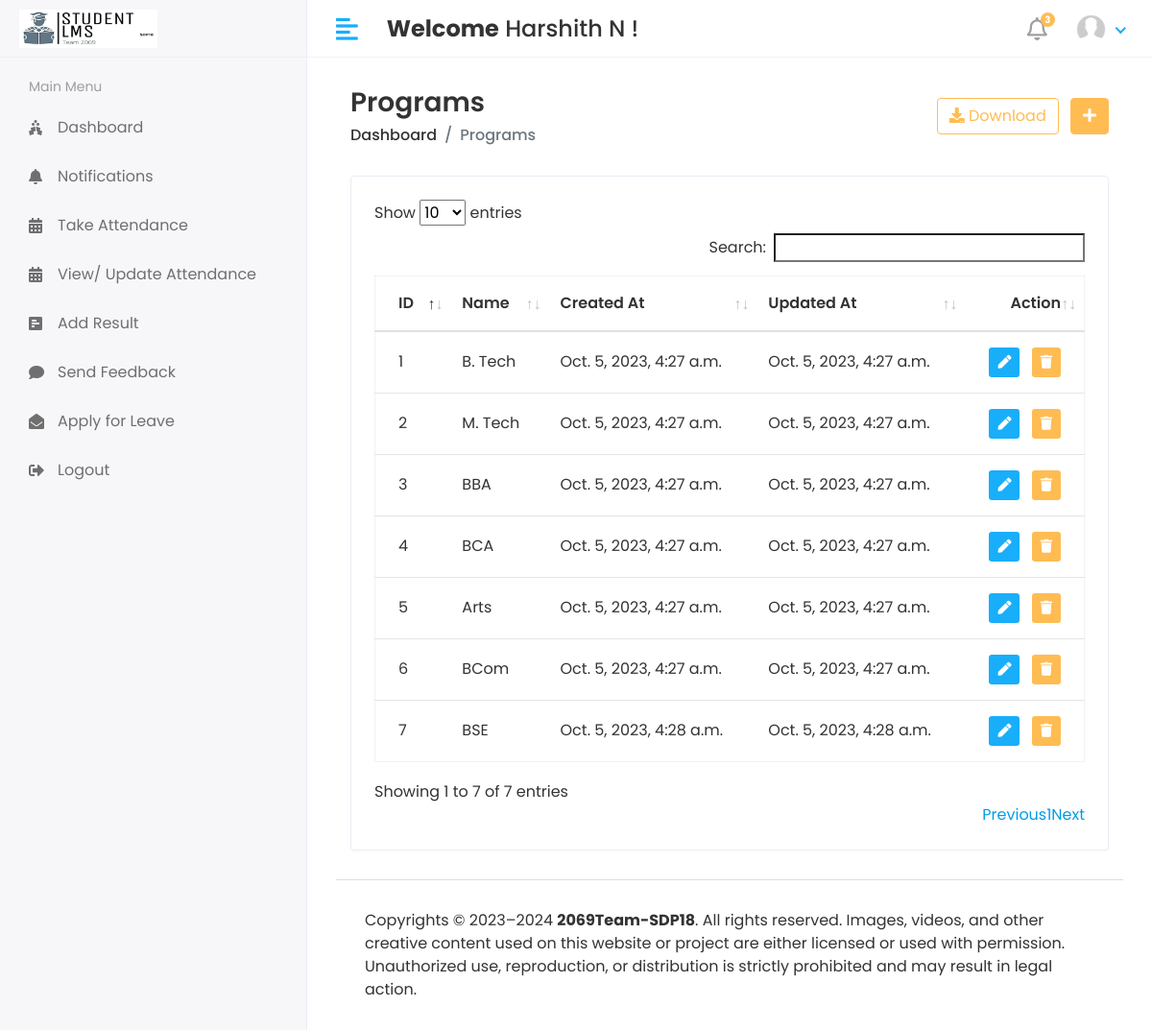
The app's page /HOD/Program/View (signed in) with its own data.
### app/models.py (models this page shows, shortened)
class CustomUser(AbstractUser):
    USER_CHOICES = (
        (1, 'HOD'),
        (2, 'STAFF'),
        (3, 'STUDENT'),
    )
    user_type = models.CharField(choices=USER_CHOICES, max_length=50, default=1)
    profile_pic = models.ImageField(upload_to='media/profile_pics')
    class Meta:
        db_table = 'custom_user_table'

class Program(models.Model):
    name = models.CharField(max_length=100, blank=False)
    created_at = models.DateTimeField(auto_now_add=True)
    updated_at = models.DateTimeField(auto_now_add=True)
    class Meta:
        db_table = "program_table"

### Studentlearningmanagementsystem/HOD_views.py (the view)
# urls.py: path('HOD/Program/View', HOD_views.VIEW_PROGRAM, name='view_program'),
@login_required(login_url='/')
def VIEW_PROGRAM(request):
    program = Program.objects.all()
    context = {
        'program': program,
    }
    return render(request, 'Hod/view_program.html', context)

### templates/HOD/view_program.html (shortened to what this page needs)
{% extends 'base.html' %}
{% block content %}
<div class="content container-fluid">
    <div class="page-header">
       <div class="row align-items-center">
          <div class="col">
             <h3 class="page-title">Programs</h3>
             <ul class="breadcrumb">
                <li class="breadcrumb-item"><a href="{% url 'HOD_home' %}">Dashboard</a></li>
                <li class="breadcrumb-item active">Programs</li>
             </ul>
          </div>
          <div class="col-auto text-right float-right ml-auto">
             <a href="#" class="btn btn-outline-primary mr-2"><i class="fas fa-download"></i> Download</a>
             <a href="{% url 'add_program' %}" class="btn btn-primary"><i class="fas fa-plus"></i></a>
          </div>
       </div>
    </div>
    <div class="row">
       <div class="col-sm-12">
          <div class="card card-table">
             <div class="card-body">
                <div class="table-responsive">
                   <table id='table_id' class="table table-hover table-center mb-0">
                      <thead>
                         <tr>
                            <th>ID</th>
                            <th>Name</th>
                            <th>Created At</th>
                            <th>Updated At</th>
                            <th class="text-right">Action</th>
                         </tr>
                      </thead>
                      <tbody>
                        {% for i in program %}
                         <tr>
                            <td>{{i.id}}</td>
                            <td>{{i.name}}</td>
                            <td>{{i.created_at}}</td>
                            <td>{{i.updated_at}}</td>
                            <td class="text-right">
                               <div class="actions">
                                  <a href="{% url 'edit_program' i.id %}" class="btn btn-sm bg-success-light mr-2">
                                  <i class="fas fa-pen"></i>
                                  </a>
                                  <a href="{% url 'delete_program' i.id %}" class="btn btn-sm bg-danger-light">
                                  <i class="fas fa-trash"></i>
                                  </a>
                               </div>
                            </td>
                         </tr>
                         {% endfor %}
                      </tbody>
                   </table>
                </div>
             </div>
          </div>
       </div>
    </div>
 </div>
{% endblock  %}

### templates/includes/header.html (shortened to what this page needs)
{% load static %}
<div class="header">
    <div class="header-left">
       <a href="index.html" class="logo">
       <img src="{% static 'assets/img/logo3.jpg' %}" alt="Logo">
       </a>
    </div>
    <a href="javascript:void(0);" id="toggle_btn">
    <i class="fas fa-align-left"></i>
    </a>
    <div class="top-nav-search mt-3">
      <h4><strong>Welcome</strong>&nbsp;<span>{{user.first_name}} {{ user.last_name }}&nbsp;!</span></h4>
    </div>
    <ul class="nav user-menu">
       <li class="nav-item dropdown noti-dropdown">
          <a href="#" class="dropdown-toggle nav-link" data-toggle="dropdown">
          <i class="far fa-bell"></i> <span class="badge badge-pill">3</span>
          </a>
       </li>
       <li class="nav-item dropdown has-arrow">
          <a href="#" class="dropdown-toggle nav-link" data-toggle="dropdown">
            {% if user.profile_pic == "" %}
            <img class="rounded-circle" src="{% static '/assets/img/noimg.jpg' %}" width="31" alt="{{user.username}}">
            {% else %}
          <span class="user-img"><img class="rounded-circle" src="/{{ user.profile_pic }}" width="31" alt="{{user.username}}"></span>
          {% endif %}
         </a>
       </li>
    </ul>
 </div>

### static/assets/css/style.css (style rules this page uses)
html { height: 100%; }
body { background-color: #fff; color: #333; font-family: 'Poppins', sans-serif; font-size: 1rem; height: 100%; line-height: 1.5; overflow-x: hidden; }
h1, h2, h3, h4, h5, h6 { font-family: 'Poppins', sans-serif; margin-top: 0; }
a { color: #009ce7; }
input, button, a { transition: all 0.4s ease; -moz-transition: all 0.4s ease; -o-transition: all 0.4s ease; -ms-transition: all 0.4s ease; -webkit-transition: all 0.4s ease; }
ul, ol { padding: 0px; list-style: none; }
.table { color: #333; max-width: 100%; margin-bottom: 0; width: 100%; }
.table.dataTable { border-collapse: collapse !important; border: 1px solid rgba(0, 0, 0, 0.05); }
.table thead tr th { font-weight: 600; }
.table tbody tr { border-bottom: 1px solid rgba(0, 0, 0, 0.05); }
.table.table-center td, .table.table-center th { vertical-align: middle; }
.card-table .card-body .table > thead > tr > th { border-top: 0; }
.card-table .card-body .table tr td:first-child, .card-table .card-body .table tr th:first-child { padding-left: 1.5rem; }
.card-table .card-body .table tr td:last-child, .card-table .card-body .table tr th:last-child { padding-right: 1.5rem; }
.card-table .table td, .card-table .table th { border-top: 1px solid #e2e5e8; padding: 1rem 0.75rem; white-space: nowrap; }
.btn-primary { background-color: #FFBC53; border: 1px solid #FFBC53; }
.btn-outline-primary { color: #FFBC53; border-color: #FFBC53; }
.card { border: 1px solid #ececf5; box-shadow: 0 1px 3px 0 rgba(0, 0, 0, 0.03); margin-bottom: 1.875rem; }
.card-body { padding: 1.5rem; }
.bg-danger-light { background-color:#FFBC53 !important; color:#fff !important; }
.bg-success-light { background-color: #18aefa; color: #fff; }
.header { background-color: #fff; border-bottom: 1px solid #f3f3f4; left: 0; position: fixed; right: 0; top: 0; z-index: 1001; height: 60px; }
.header .header-left { float: left; height: 60px; padding: 0 20px; position: relative; width: 320px; z-index: 1; transition: all 0.2s ease-in-out; background-color: #f7f7fa; border-bottom: 1px solid #efefef; border-right: 1px solid #ececf5; display: flex; align-items: center; }
.header .header-left .logo { display: inline-block; line-height: 60px; }
.header .header-left .logo img { max-height: 40px; width: auto; }
.header .dropdown-toggle:after { display: none; }
.header .has-arrow .dropdown-toggle:after { border-top: 0; border-left: 0; border-bottom: 2px solid #18aefa; border-right: 2px solid #18aefa; content: ''; height: 8px; display: inline-block; pointer-events: none; -webkit-transform-origin: 66% 66%; -ms-transform-origin: 66% 66%; transform-origin: 66% 66%; -webkit-transform: rotate(45deg); -ms-transform: rotate(45deg); transform: rotate(45deg); -webkit-transition: all 0.15s ease-in-out; transition: all 0.15s ease-in-out; width: 8px; vertical-align: 0px; }
.user-menu { float: right; margin: 0; position: relative; z-index: 99; padding-right: 15px; }
.user-menu.nav > li > a { color: #a0a0a0; font-size: 14px; line-height: 58px; padding: 0 15px; height: 60px; }
.user-img { margin-right: 3px; position: relative; }
.top-nav-search { float: left; margin-left: 15px; }
.page-header { margin-bottom: 1.875rem; }
.page-header .breadcrumb { background-color: transparent; color: #6c757d; font-size: 1rem; font-weight: 500; margin-bottom: 0; padding: 0; }
.page-header .breadcrumb a { color: #333; }
.page-title { font-size: 28px; font-weight: 600; color: #333; margin-bottom: 5px; }
.user-menu.nav > li > a .badge { background-color: #FFBC53; display: block; font-size: 10px; font-weight: bold; height: 15px; width: 15px; position: absolute; right: 7px; top: 13px; color: #fff; padding: 3px; }
.user-menu.nav > li > a > i { font-size: 1.5rem; line-height: 60px; }
@media (min-width: 992px) { #toggle_btn { align-items: center; color: #18aefa; display: inline-flex; float: left; font-size: 26px; height: 60px; justify-content: center; margin-left: 15px; padding: 0 15px; } }

### records on screen
CustomUser: first_name "Harshith", last_name "N", profile_pic (picture)
Program: id "1", name "B. Tech", created_at "Oct. 5, 2023, 4:27 a.m.", updated_at "Oct. 5, 2023, 4:27 a.m."
Program: id "2", name "M. Tech", created_at "Oct. 5, 2023, 4:27 a.m.", updated_at "Oct. 5, 2023, 4:27 a.m."
Program: id "3", name "BBA", created_at "Oct. 5, 2023, 4:27 a.m.", updated_at "Oct. 5, 2023, 4:27 a.m."
Program: id "4", name "BCA", created_at "Oct. 5, 2023, 4:27 a.m.", updated_at "Oct. 5, 2023, 4:27 a.m."
Program: id "5", name "Arts", created_at "Oct. 5, 2023, 4:27 a.m.", updated_at "Oct. 5, 2023, 4:27 a.m."
Program: id "6", name "BCom", created_at "Oct. 5, 2023, 4:27 a.m.", updated_at "Oct. 5, 2023, 4:27 a.m."
Program: id "7", name "BSE", created_at "Oct. 5, 2023, 4:28 a.m.", updated_at "Oct. 5, 2023, 4:28 a.m."
